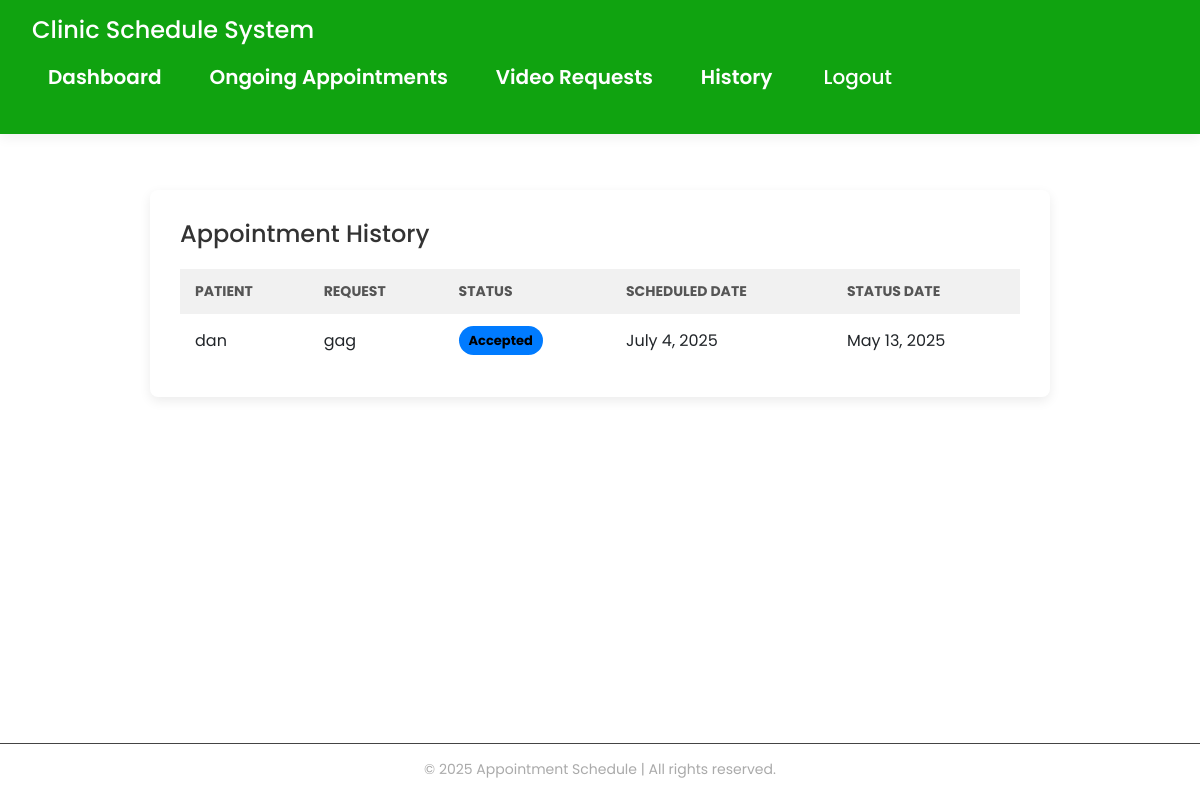
Page /appointment_history/ (signed in) on the committed database.
### Scheduler/models.py (models this page shows, shortened)
class Appointments(models.Model):
    user = models.ForeignKey(
        CustomUser,
        on_delete=models.CASCADE,
        related_name='appointments_as_user',
        null=True
    )
    first_name = models.CharField(max_length=25)
    last_name = models.CharField(max_length=25)
    email = models.EmailField()
    phone = models.CharField(max_length=15)
    PAYMENT_CHOICES = [
        ('premium', 'Premium'),
        ('standard', 'Standard'),
        ('basic', 'Basic'),
    ]
    payment = models.CharField(max_length=8, choices=PAYMENT_CHOICES, null=True)
    amount = models.PositiveIntegerField(null=True)
    made_payment = models.BooleanField(default=False)
    request = models.TextField()
    file = models.FileField(upload_to='uploads/', null=True, blank=True)
    date_created = models.DateTimeField(auto_now_add=True)
    doctor_selected = models.ForeignKey(
        CustomUser,
        on_delete=models.CASCADE,
        limit_choices_to={'role': 'doctor'},
        related_name='appointments',
        null=True
    )
    STATUS_CHOICES = [
        ('pending', 'Pending'),
        ('accepted', 'Accepted(ongoing)'),
        ('rejected', 'Rejected'),
        ('ended', 'Ended'),
    ]
    status = models.CharField(max_length=10, choices=STATUS_CHOICES, default='pending')
    status_date = models.DateField(null=True, blank=True)
    call_requested = models.BooleanField(default=False)
    appointment_date = models.DateField(null=True, blank=True)
    call_room_url = models.CharField(max_length=255, default='', blank=True)
    class Meta:
        ordering = ["-date_created"]

### users/models.py (models this page shows)
class CustomUser(AbstractUser):
    ROLE_CHOICES = [
        ('doctor', 'Doctor'),
        ('patient', 'Patient'),
    ]
    role = models.CharField(max_length=10, choices=ROLE_CHOICES, default='patient')

### Scheduler/views.py (the view)
# urls.py: path('appointment_history/', views.appointment_history, name='appointment_history'),
@login_required
def appointment_history(request):
    if request.user.role == 'patient':
        return redirect('not_authorized')
    appointments = Appointments.objects.filter(
        doctor_selected=request.user,
        status__in=['accepted', 'rejected', 'ended']
    ).order_by('-status_date')
    return render(request, 'Scheduler/appointment_history.html', {
        'appointments': appointments
    })

### Scheduler/templates/Scheduler/appointment_history.html
{% extends "Scheduler/base.html" %}
{% block content %}
    <div class="history-page-wrapper">
        <h2 class="history-page-title">Appointment History</h2>
        {% if appointments %}
            <table class="appointment-table">
                <thead>
                    <tr>
                        <th class="table-header">Patient</th>
                        <th class="table-header">Request</th>
                        <th class="table-header">Status</th>
                        <th class="table-header">Scheduled Date</th>
                        <th class="table-header">Status Date</th>
                    </tr>
                </thead>
                <tbody>
                    {% for appointment in appointments %}
                    <tr class="appointment-row">
                        <td class="patient-name">{{ appointment.user }}</td>
                        <td class="patient-name">{{ appointment.request }}</td>
                        <td class="appointment-status">
                            <span class="status-badge {% if appointment.status == 'accepted' %}status-accepted{% elif appointment.status == 'rejected' %}status-rejected{% elif appointment.status == 'ended' %}status-ended{% endif %}">
                                {{ appointment.status|title }}
                            </span>
                        </td>
                        <td class="scheduled-date">{{ appointment.appointment_date|date:"F j, Y" }}</td>
                        <td class="status-date">{{ appointment.status_date|date:"F j, Y" }}</td>
                    </tr>
                    {% endfor %}
                </tbody>
            </table>
        {% else %}
            <p class="no-appointments-message">No past appointments found.</p>
        {% endif %}
    </div>
{% endblock %}

### Scheduler/static/Scheduler/main.css (style rules this page uses)
* { padding: 0; margin: 0; box-sizing: border-box; font-family: "Poppins", "Times New Roman"; }
body { background-color: #f7f9fc; color: #333; }
.history-page-wrapper { max-width: 900px; margin: 40px auto; background: #fff; padding: 30px; border-radius: 8px; box-shadow: 0 4px 12px rgba(0, 0, 0, 0.08); }
.history-page-title { color: #333; margin-bottom: 20px; font-size: 24px; }
.appointment-table { width: 100%; border-collapse: collapse; margin-top: 10px; }
.appointment-table th, .appointment-table td { padding: 12px 15px; text-align: left; }
.appointment-table th { background-color: #f1f1f1; color: #555; text-transform: uppercase; font-size: 14px; }
.status-badge { display: inline-block; padding: 5px 10px; border-radius: 15px; font-size: 13px; font-weight: bold; }
.status-accepted { background-color: #007bff; color: black; }

### rows in the picture
Appointments: user "dan", request "gag", status "Accepted", appointment_date "July 4, 2025", status_date "May 13, 2025"
